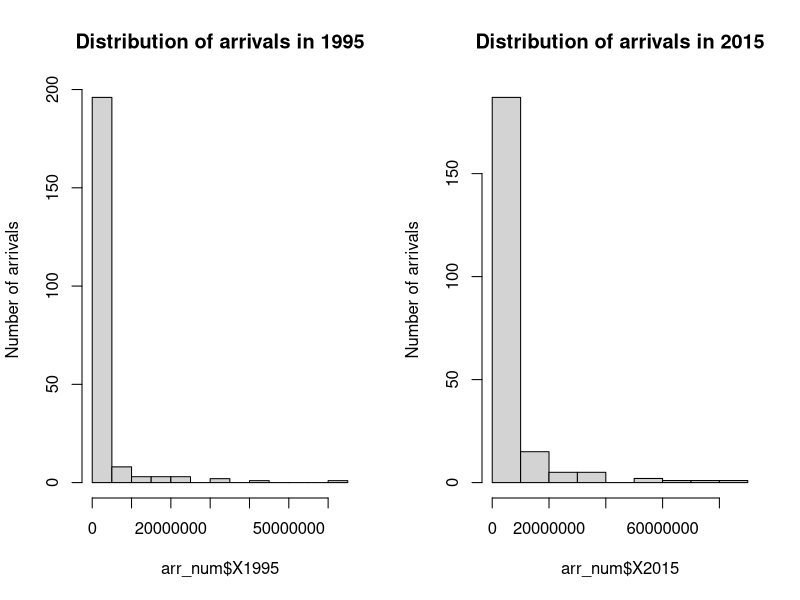
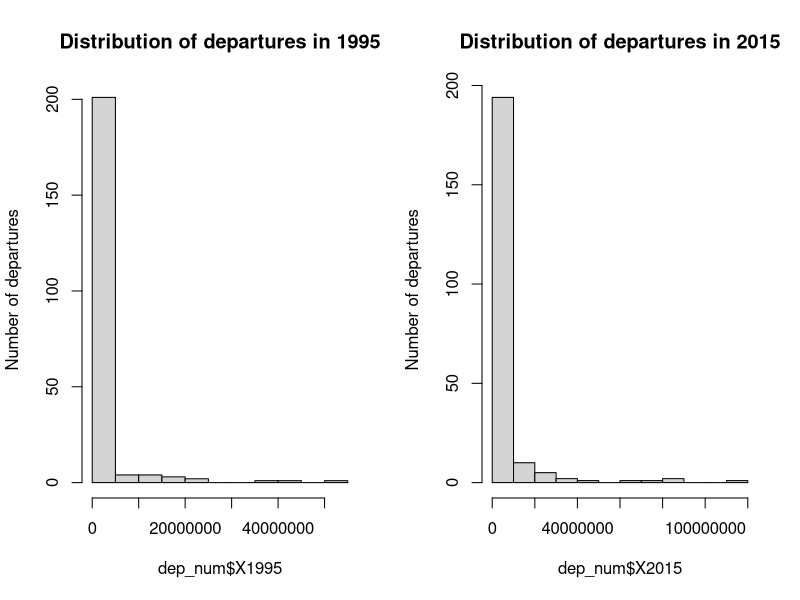
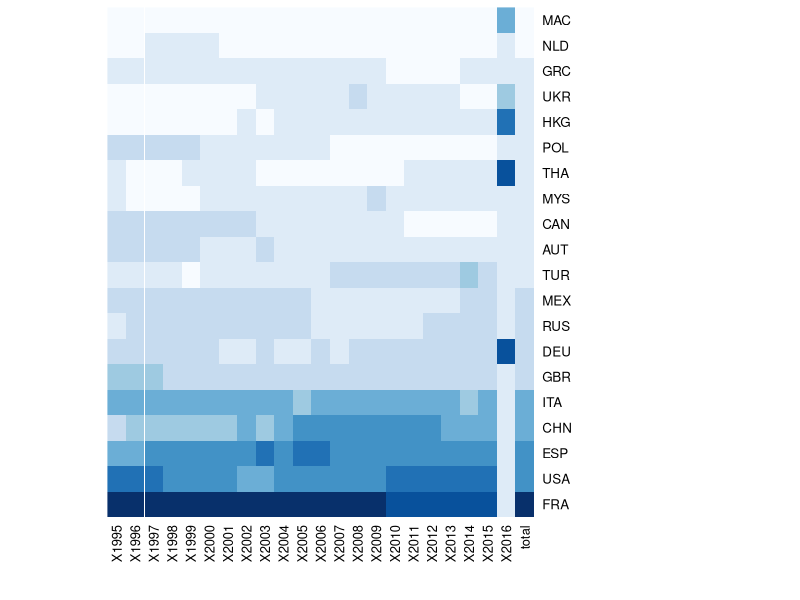
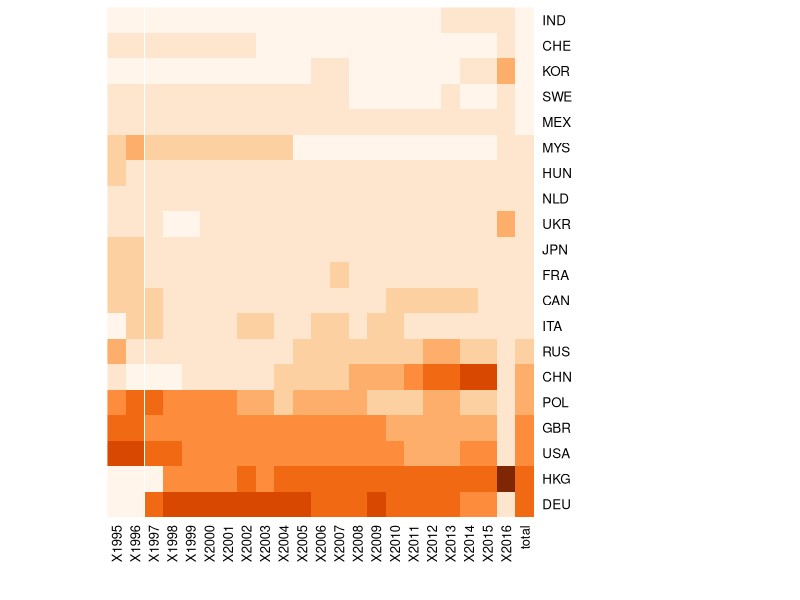
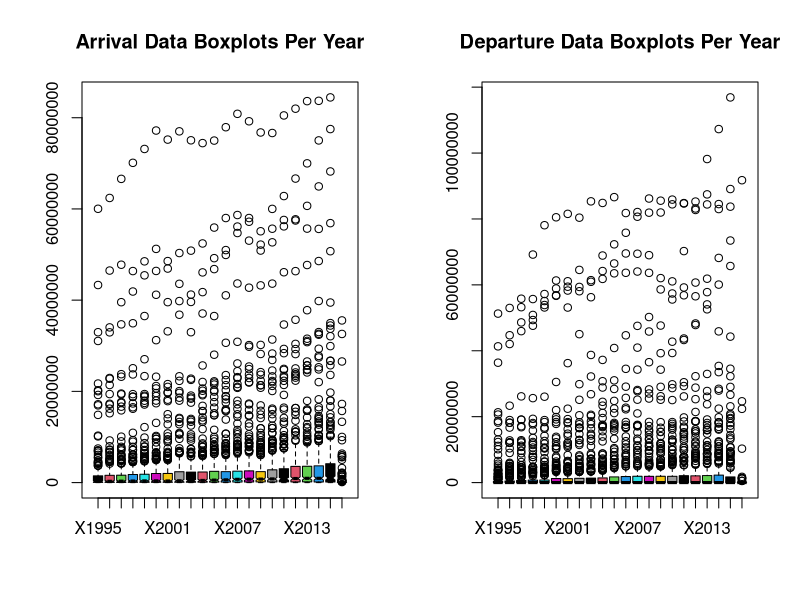
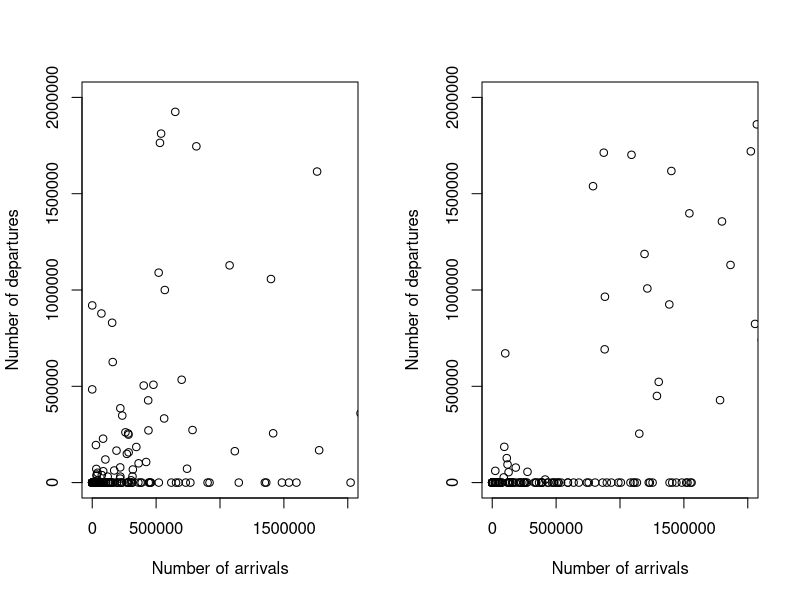
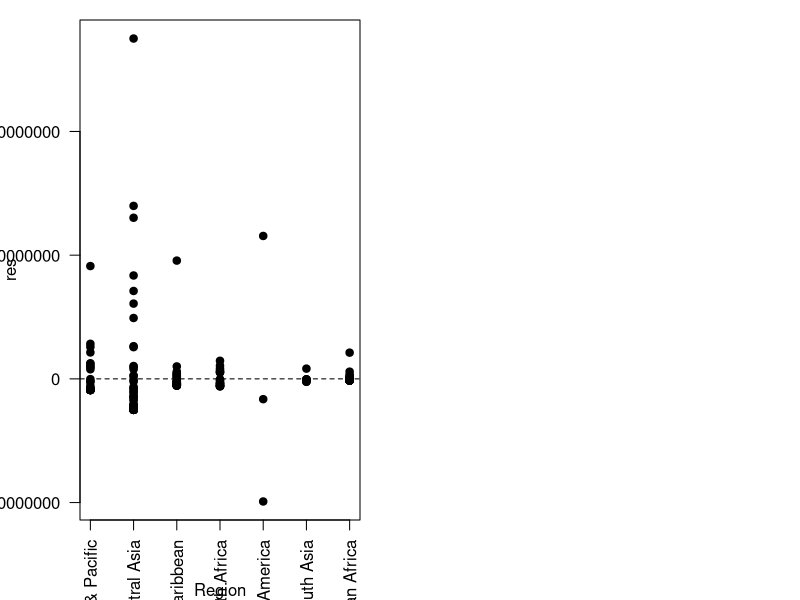

Write R code to recreate these figures, in order.
## ---- chunk 1
#Define dataframe for arrival
arrival <- read.csv('./data/arrivals_R.csv')
arrival[is.na(arrival)]<-0
arr_num <- arrival[, -24:-26]
rownames(arr_num) <- arr_num[,1]
arr_num[,1] <-NULL
#Define dataframe for departure
departure <- read.csv('./data/departures_R.csv')
departure[is.na(departure)]<-0
dep_num <- departure[, -24:-26]
rownames(dep_num) <- dep_num[,1]
dep_num[,1] <-NULL
## ---- chunk 2
#MAXIMUM for Arrival
idx1 <- which(arr_num==max(arr_num), arr.ind = TRUE)
print(c(rownames(arr_num)[idx1[1]], colnames(arr_num)[idx1[2]], arr_num[idx1]))
#rbind(rownames(arr_num), colnames(arr_num)[apply(arr_num,1,which.max)])

#MINIMUM for Arrival
idx2 <- which(arr_num == min(arr_num[arr_num>0]), arr.ind = TRUE)
print(c(rownames(arr_num)[idx2[1]], colnames(arr_num)[idx2[2]], arr_num[idx2]))

#MAXIMUM for Departure
idx1 <- which(dep_num==max(dep_num), arr.ind = TRUE)
print(c(rownames(dep_num)[idx1[1]], colnames(dep_num)[idx1[2]], dep_num[idx1]))

#MINIMUM for Departure
idx2 <- which(dep_num == min(dep_num[dep_num>0]), arr.ind = TRUE)
print(c(rownames(dep_num)[idx2[1]], colnames(dep_num)[idx2[2]], dep_num[idx2]))
## ---- chunk 3
options("scipen"=100, "digits"=4)
par(mfrow=c(1,2))
hist(arr_num$X1995, main='Distribution of arrivals in 1995', ylab='Number of arrivals')
hist(arr_num$X2015, main='Distribution of arrivals in 2015', ylab='Number of arrivals')
## ---- chunk 4
options("scipen"=100, "digits"=4)
par(mfrow=c(1,2))
hist(dep_num$X1995, main='Distribution of departures in 1995', ylab='Number of departures')
hist(dep_num$X2015, main='Distribution of departures in 2015', ylab='Number of departures')
## ---- chunk 5
library("RColorBrewer")
arr_temp <- arr_num
arr_temp$total <- rowSums(arr_temp)
arr_temp <- head(arr_temp[order(arr_temp$total, decreasing= T),], n = 20)
arrival_matrix <- data.matrix(arr_temp)
arrival_heat <- heatmap(arrival_matrix, Rowv=NA, Colv=NA, col = brewer.pal(9, "Blues"), scale="column", margins=c(5,10))
## ---- chunk 6
dep_temp <- dep_num
dep_temp$total <- rowSums(dep_temp)
dep_temp <- head(dep_temp[order(dep_temp$total, decreasing= T),], n = 20)
departure_matrix <- data.matrix(dep_temp)
departure_heat <- heatmap(departure_matrix, Rowv=NA, Colv=NA, col = brewer.pal(9, "Oranges"), scale="column", margins=c(5,10))
## ---- chunk 7
boxplot(arr_num, main = "Arrival Data Boxplots Per Year", notch = TRUE, col = 1:20)
boxplot(dep_num, main = "Departure Data Boxplots Per Year", notch = FALSE, col = 1:20)
## ---- chunk 8
x <- arrival$X1995
y <- departure$X1995
plot(x, y, xlab='Number of arrivals', ylab='Number of departures', xlim=c(0, 2000000), ylim=c(0, 2000000))
x <- arrival$X2015
y <- departure$X2015
plot(x, y, xlab='Number of arrivals', ylab='Number of departures', xlim=c(0, 2000000), ylim=c(0, 2000000))
## ---- chunk 9
arrival$Region<-as.factor(arrival$Region)
arrival$IncomeGroup<-as.factor(arrival$IncomeGroup)
arrival$CountryName<-as.factor(arrival$CountryName)
fit1<-lm(X1995~Region,data=arrival)
summary(fit1)
anova(fit1)
## ---- chunk 10
unique(arrival$Region)
res.data<-data.frame(res=residuals(fit1), Region=arrival$Region)
par(mar=c(4,4,1,2))
stripchart(res~Region,res.data,pch=19,vertical=T,xlab='Region', las=2)
abline(h=0,lty=2)
